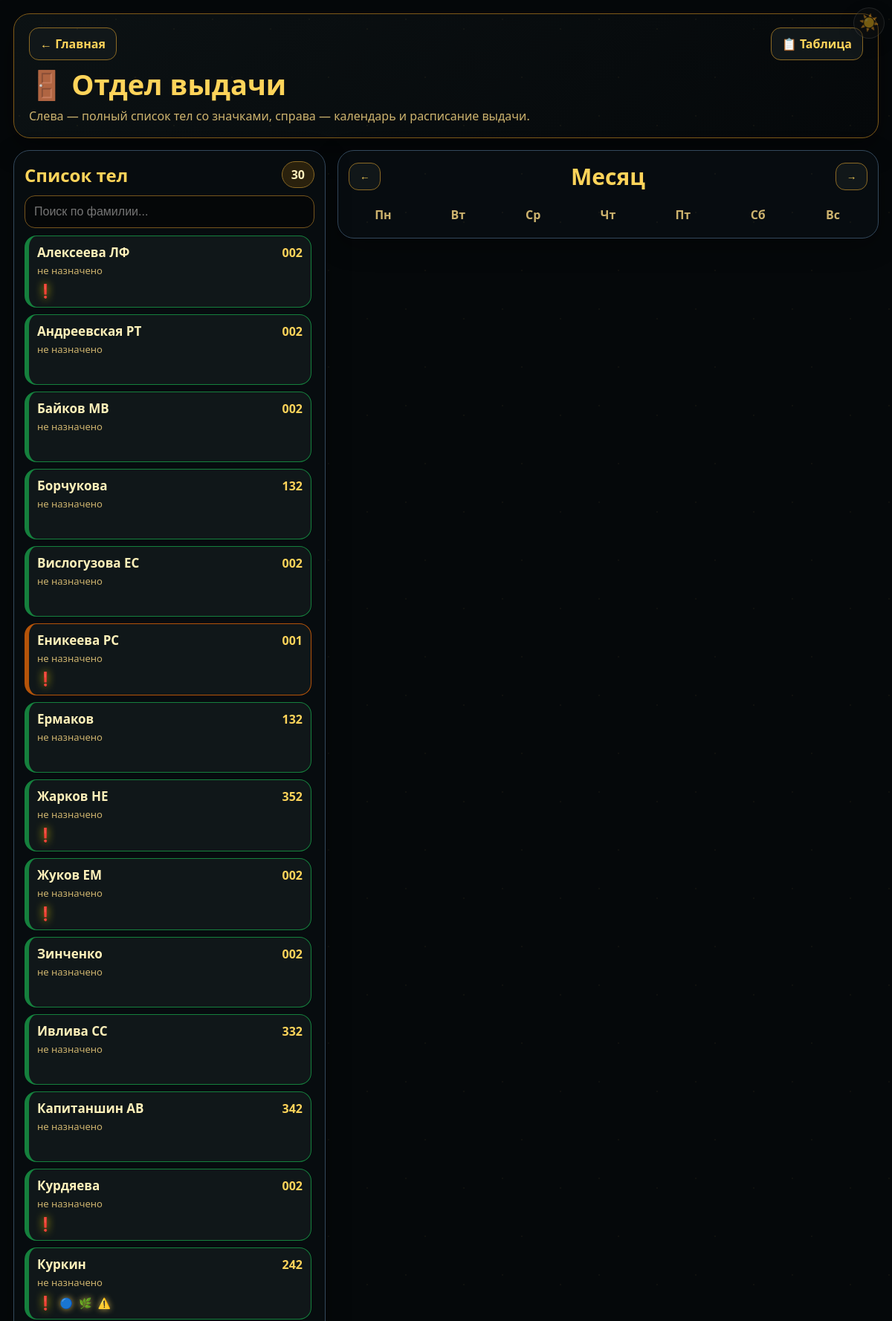
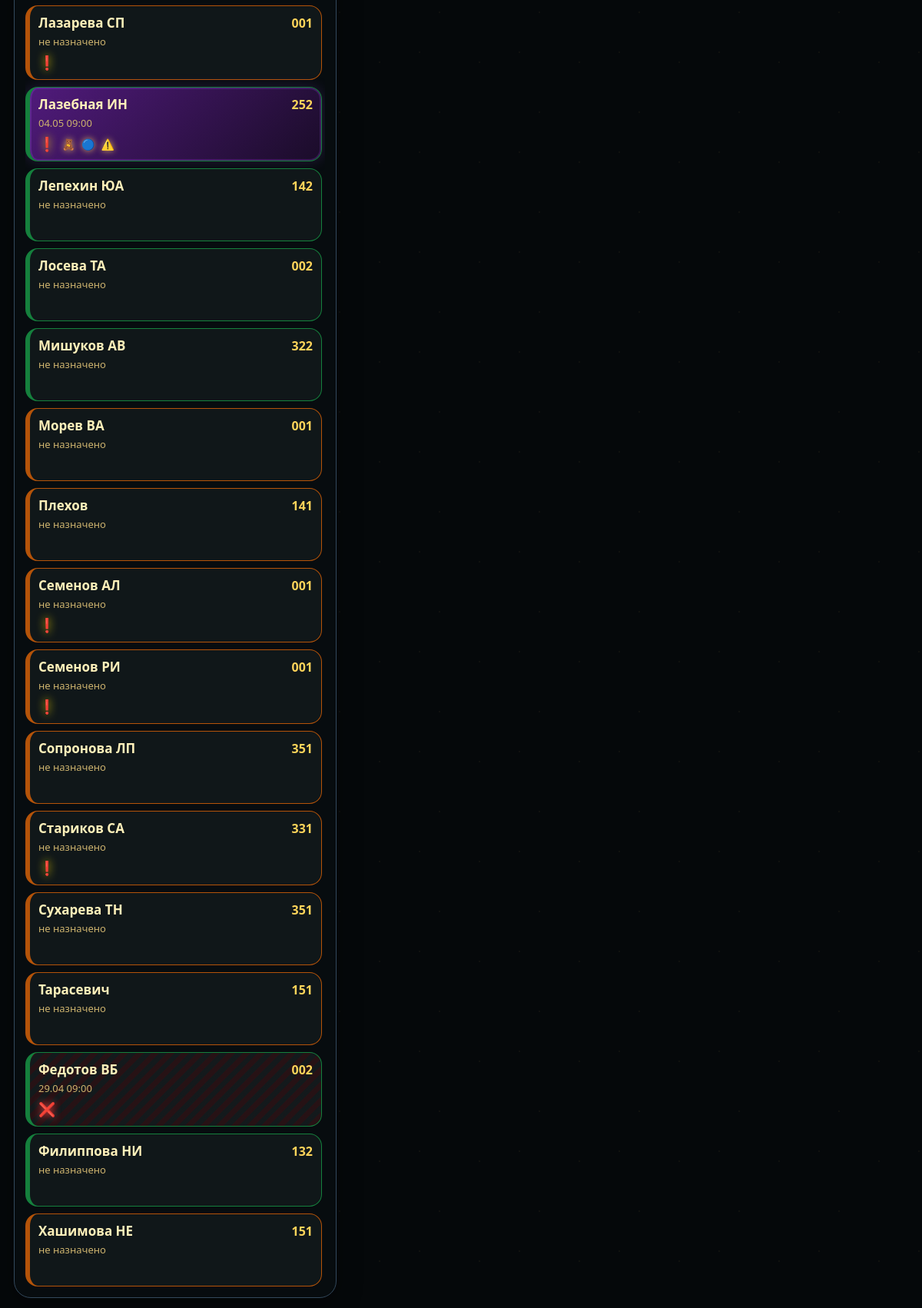
Before: /issue with the older database file (2 pictures, top to bottom).
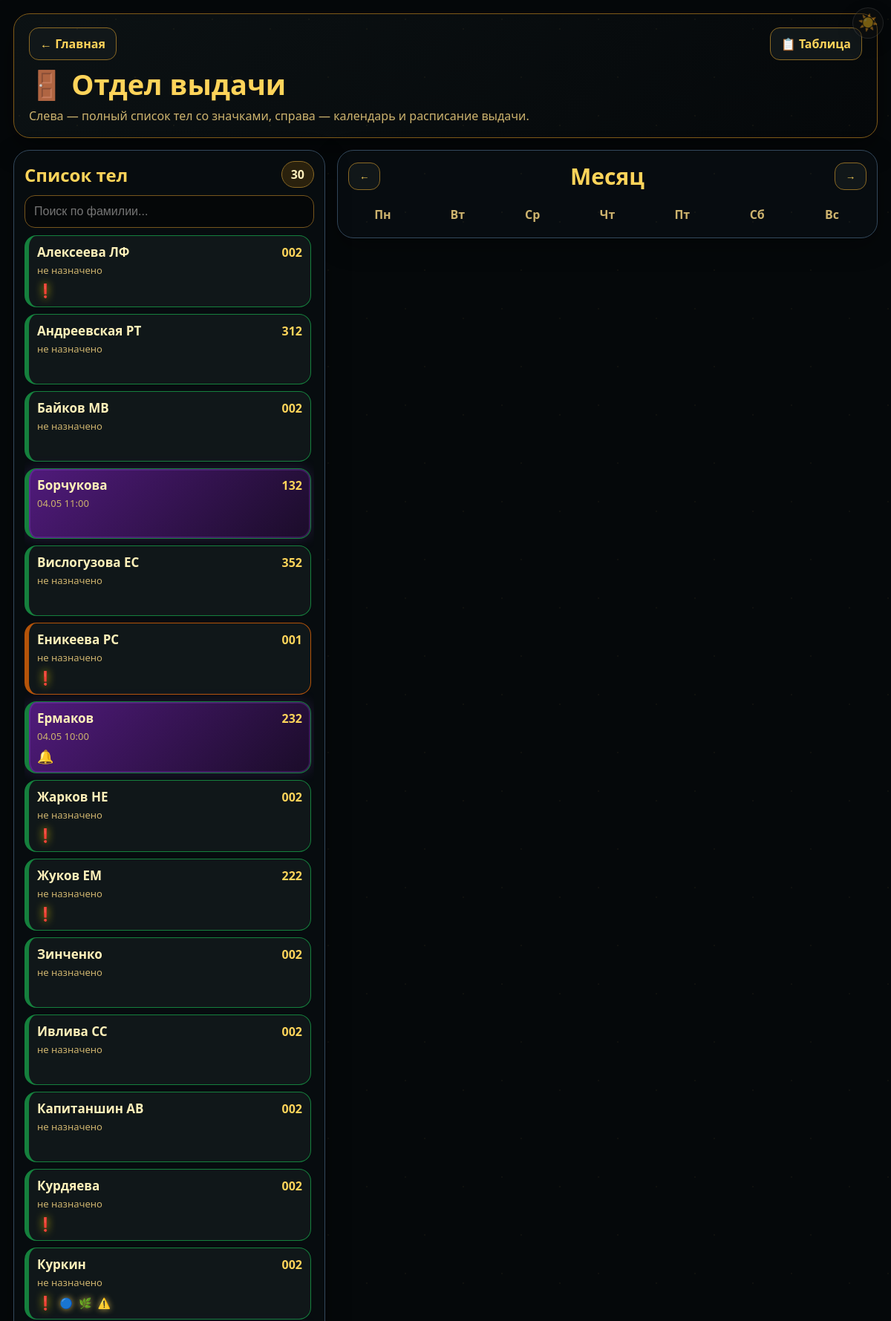
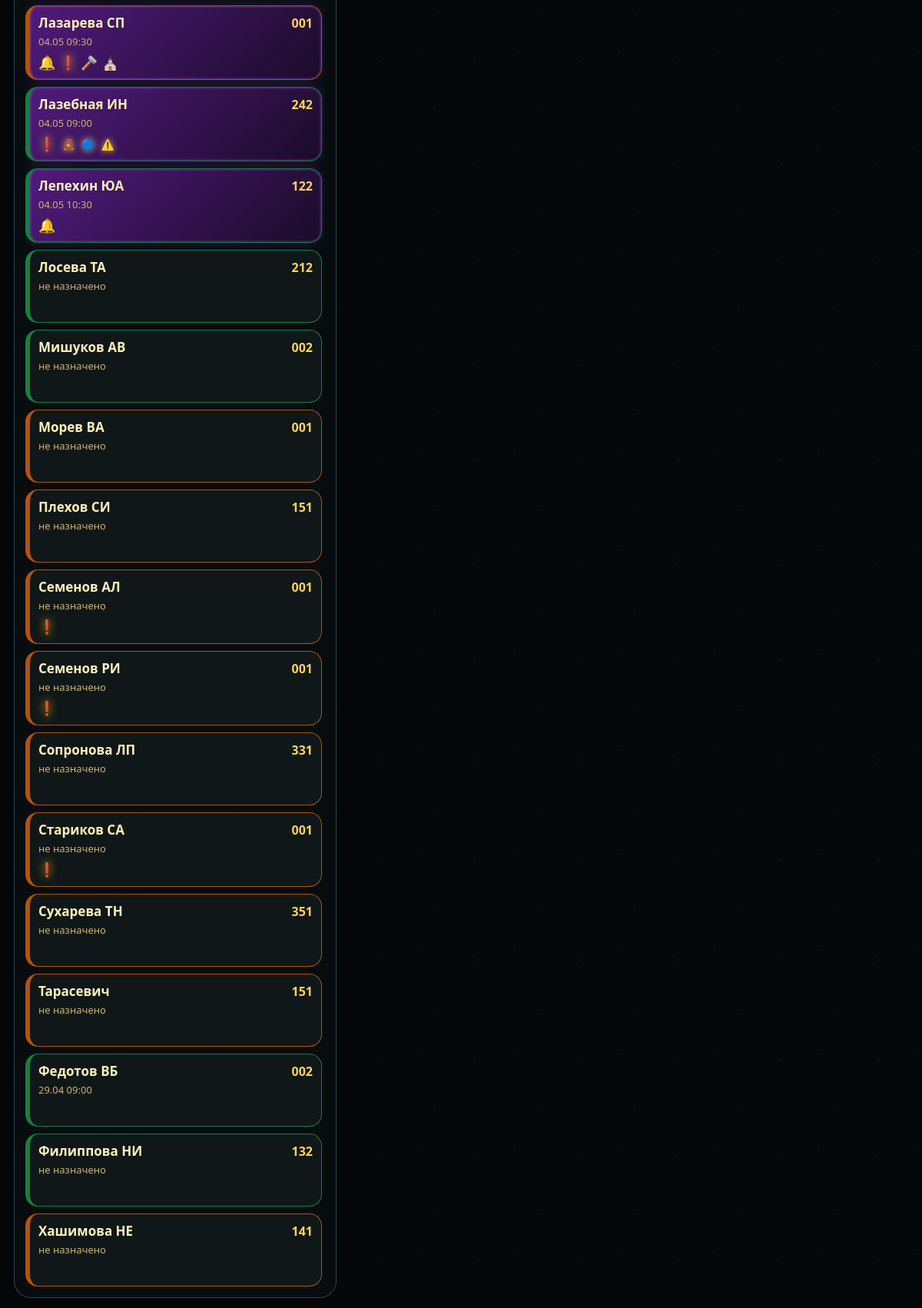
After: the same page with the newer database file (2 pictures, top to bottom).
### models.py (models this page shows)
class Body(Base):
    __tablename__ = "bodies"
    id = Column(Integer, primary_key=True, index=True)
    surname = Column(String, nullable=False)
    initials = Column(String, default="")
    height = Column(Integer, default=0)
    fridge = Column(Integer, default=0)
    shelf = Column(Integer, default=0)
    autopsy = Column(Integer, default=1)
    comment = Column(Text, default="")
    arrived_at = Column(DateTime, default=datetime.now)
    issued_at = Column(DateTime, nullable=True)
    flag_marshmallow = Column(Integer, default=0)
    flag_blue_face = Column(Integer, default=0)
    flag_crooked_leg = Column(Integer, default=0)
    flag_vegetation = Column(Integer, default=0)
    flag_defects = Column(Integer, default=0)
    issue_planned_at = Column(DateTime, nullable=True)
    issue_clothes = Column(Integer, default=0)
    issue_shave_clean = Column(Integer, default=0)
    issue_beautify = Column(Integer, default=0)
    issue_beard = Column(Integer, default=0)  # совместимость со старыми версиями
    issue_mustache = Column(Integer, default=0)
    issue_funeral = Column(Integer, default=0)
    issue_note = Column(Text, default="")
    issue_reject = Column(Integer, default=0)

### routes/pages.py (the view)
@router.get("/issue", response_class=HTMLResponse)
def issue_department(request: Request, year: int = 0, month: int = 0):
    db = SessionLocal()
    try:
        now = datetime.now()
        if not year:
            year = now.year
        if not month or month < 1 or month > 12:
            month = now.month
        bodies = (db.query(Body).filter(Body.issued_at.is_(None)).order_by(Body.surname.asc(), Body.initials.asc(), Body.id.asc()).all())
        bodies = enrich_bodies(bodies)
        return request.app.state.templates.TemplateResponse(request=request, name="issue.html", context={"bodies": bodies, "year": year, "month": month, "today_str": now.strftime("%Y-%m-%d")})
    finally:
        db.close()

### templates/issue.html (shortened to what this page needs)
<!DOCTYPE html>
<html lang="ru">
<head>
<link rel="stylesheet" href="/static/style.css">
</head>
<body class="issue-body">
<div class="issue-page" data-year="{{ year }}" data-month="{{ month }}">
<header class="issue-header">
<div>
<a class="issue-back" href="/">← Главная</a>
<h1>🚪 Отдел выдачи</h1>
<p>Слева — полный список тел со значками, справа — календарь и расписание выдачи.</p>
</div>
<a class="issue-table-link" href="/table">📋 Таблица</a>
</header>
<main class="issue-layout">
<section class="issue-left-panel">
<div class="issue-panel-title"><h2>Список тел</h2><span id="issueBodyCount">{{ bodies|length }}</span></div>
<input id="issueSearch" class="issue-search" placeholder="Поиск по фамилии..." autocomplete="off">
<div class="issue-body-list" id="issueBodyList">
{% for b in bodies %}
<div class="issue-body-card status-{{ b.autopsy }}{% if b.issue_planned_at and b.issue_planned_at.strftime('%Y-%m-%d') == today_str %} issue-today{% endif %}{% if b.issue_reject %} issue-reject{% endif %}" data-body-id="{{ b.id }}" data-surname="{{ b.surname|lower }}" data-name="{{ b.surname }} {{ b.initials }}" data-issue-date="{% if b.issue_planned_at %}{{ b.issue_planned_at.strftime('%Y-%m-%d') }}{% endif %}" data-issue-time="{% if b.issue_planned_at %}{{ b.issue_planned_at.strftime('%H:%M') }}{% endif %}">
<div class="issue-card-main"><strong>{{ b.surname }}{% if b.initials %} {{ b.initials }}{% endif %}</strong><span>{{ b.fridge }}{{ b.shelf }}{{ b.autopsy }}</span></div>
<div class="issue-card-meta">{% if b.issue_planned_at %}{{ b.issue_planned_at.strftime('%d.%m %H:%M') }}{% else %}не назначено{% endif %}</div>
<div class="issue-card-icons">
{% if b.issue_reject %}
<span class="flag-reject" title="Отказ">❌</span>
{% else %}
{% if b.has_comment %}<span title="Комментарий">🔔</span>{% endif %}
{% if b.is_duplicate_surname %}<span class="duplicate-warn" title="Похожая фамилия">❗</span>{% endif %}
{% if b.flag_marshmallow %}<span class="body-flag flag-blink" title="Толстый">🧸</span>{% endif %}
{% if b.flag_blue_face %}<span class="body-flag flag-blink" title="Синий">🔵</span>{% endif %}
{% if b.flag_vegetation %}<span class="body-flag flag-blink" title="Растительность">🌿</span>{% endif %}
{% if b.flag_defects %}<span class="body-flag flag-blink" title="Дефекты">⚠️</span>{% endif %}
{% if b.issue_shave_clean %}<span title="Брить чисто">🪒</span>{% endif %}
{% if b.issue_funeral %}<span title="Отпевание">⛪</span>{% endif %}
{% endif %}
</div>
</div>
{% endfor %}
</div>
</section>
<section class="issue-right-panel">
<div class="issue-calendar" id="issueCalendarView">
<div class="issue-calendar-head"><button type="button" id="issuePrevMonth">←</button><h2 id="issueMonthTitle">Месяц</h2><button type="button" id="issueNextMonth">→</button></div>
<div class="issue-weekdays"><span>Пн</span><span>Вт</span><span>Ср</span><span>Чт</span><span>Пт</span><span>Сб</span><span>Вс</span></div>
</div>
</section>
</main>
</div>
</body>
</html>

Changed rows visible on the page:
changed Body "Андреевская": fridge "0" → "3"; shelf "0" → "1"
changed Body "Борчукова": issue_planned_at (not shown) → "04.05 11:00"; no longer shows "не назначено"
changed Body "Вислогузова": fridge "0" → "3"; shelf "0" → "5"
changed Body "Ермаков": fridge "1" → "2"; issue_planned_at (not shown) → "04.05 10:00"; issue_planned_at "не назначено" → "🔔"
changed Body "Жарков": fridge "3" → "0"; shelf "5" → "0"
changed Body "Жуков": fridge "0" → "2"; shelf "0" → "2"
changed Body "Ивлива": fridge "3" → "0"; shelf "3" → "0"
changed Body "Капитаншин": fridge "3" → "0"; shelf "4" → "0"
changed Body "Куркин": fridge "2" → "0"; shelf "4" → "0"
changed Body "Лазарева": issue_planned_at (not shown) → "04.05 09:30"; issue_shave_clean 0 → 1 (drawn); issue_funeral 0 → 1 (drawn); issue_planned_at "не назначено" → "🔔"
changed Body "Лазебная": shelf "5" → "4"
changed Body "Лепехин": shelf "4" → "2"; issue_planned_at (not shown) → "04.05 10:30"; issue_planned_at "не назначено" → "🔔"
changed Body "Лосева": fridge "0" → "2"; shelf "0" → "1"
changed Body "Мишуков": fridge "3" → "0"; shelf "2" → "0"
changed Body "Плехов": initials (not shown) → "СИ"; shelf "4" → "5"
changed Body "Сопронова": shelf "5" → "3"
changed Body "Стариков": fridge "3" → "0"; shelf "3" → "0"
changed Body "Федотов": no longer shows "❌"
changed Body "Хашимова": shelf "5" → "4"
